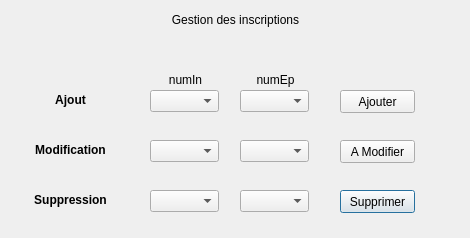
<?xml version="1.0" encoding="UTF-8"?>
<ui version="4.0">
 <class>Dialog</class>
 <widget class="QDialog" name="Dialog">
  <property name="geometry">
   <rect>
    <x>0</x>
    <y>0</y>
    <width>470</width>
    <height>238</height>
   </rect>
  </property>
  <property name="windowTitle">
   <string>Dialog</string>
  </property>
  <widget class="QComboBox" name="numEp_Suppression">
   <property name="geometry">
    <rect>
     <x>240</x>
     <y>190</y>
     <width>69</width>
     <height>22</height>
    </rect>
   </property>
  </widget>
  <widget class="QLabel" name="label_Suppression">
   <property name="geometry">
    <rect>
     <x>10</x>
     <y>190</y>
     <width>121</width>
     <height>20</height>
    </rect>
   </property>
   <property name="font">
    <font>
     <weight>75</weight>
     <bold>true</bold>
    </font>
   </property>
   <property name="text">
    <string>Suppression</string>
   </property>
   <property name="alignment">
    <set>Qt::AlignCenter</set>
   </property>
  </widget>
  <widget class="QLabel" name="label_Ajout">
   <property name="geometry">
    <rect>
     <x>10</x>
     <y>90</y>
     <width>121</width>
     <height>20</height>
    </rect>
   </property>
   <property name="font">
    <font>
     <weight>75</weight>
     <bold>true</bold>
    </font>
   </property>
   <property name="text">
    <string>Ajout</string>
   </property>
   <property name="alignment">
    <set>Qt::AlignCenter</set>
   </property>
  </widget>
  <widget class="QComboBox" name="numEp_Ajout">
   <property name="geometry">
    <rect>
     <x>240</x>
     <y>90</y>
     <width>69</width>
     <height>22</height>
    </rect>
   </property>
  </widget>
  <widget class="QComboBox" name="numIn_Modification">
   <property name="geometry">
    <rect>
     <x>150</x>
     <y>140</y>
     <width>69</width>
     <height>22</height>
    </rect>
   </property>
  </widget>
  <widget class="QComboBox" name="numIn_Suppression">
   <property name="geometry">
    <rect>
     <x>150</x>
     <y>190</y>
     <width>69</width>
     <height>22</height>
    </rect>
   </property>
  </widget>
  <widget class="QComboBox" name="numEp_Modification">
   <property name="geometry">
    <rect>
     <x>240</x>
     <y>140</y>
     <width>69</width>
     <height>22</height>
    </rect>
   </property>
  </widget>
  <widget class="QLabel" name="label_Modification">
   <property name="geometry">
    <rect>
     <x>10</x>
     <y>140</y>
     <width>121</width>
     <height>20</height>
    </rect>
   </property>
   <property name="font">
    <font>
     <weight>75</weight>
     <bold>true</bold>
    </font>
   </property>
   <property name="text">
    <string>Modification</string>
   </property>
   <property name="alignment">
    <set>Qt::AlignCenter</set>
   </property>
  </widget>
  <widget class="QLabel" name="titre">
   <property name="geometry">
    <rect>
     <x>0</x>
     <y>10</y>
     <width>471</width>
     <height>20</height>
    </rect>
   </property>
   <property name="text">
    <string>Gestion des inscriptions</string>
   </property>
   <property name="alignment">
    <set>Qt::AlignCenter</set>
   </property>
  </widget>
  <widget class="QPushButton" name="bouton_Suppression">
   <property name="geometry">
    <rect>
     <x>340</x>
     <y>190</y>
     <width>75</width>
     <height>23</height>
    </rect>
   </property>
   <property name="text">
    <string>Supprimer</string>
   </property>
  </widget>
  <widget class="QPushButton" name="bouton_Modification">
   <property name="geometry">
    <rect>
     <x>340</x>
     <y>140</y>
     <width>75</width>
     <height>23</height>
    </rect>
   </property>
   <property name="text">
    <string>A Modifier</string>
   </property>
  </widget>
  <widget class="QPushButton" name="bouton_Ajout">
   <property name="geometry">
    <rect>
     <x>340</x>
     <y>90</y>
     <width>75</width>
     <height>23</height>
    </rect>
   </property>
   <property name="text">
    <string>Ajouter</string>
   </property>
  </widget>
  <widget class="QComboBox" name="numIn_Ajout">
   <property name="geometry">
    <rect>
     <x>150</x>
     <y>90</y>
     <width>69</width>
     <height>22</height>
    </rect>
   </property>
  </widget>
  <widget class="QLabel" name="titre_NumIn">
   <property name="geometry">
    <rect>
     <x>150</x>
     <y>70</y>
     <width>71</width>
     <height>20</height>
    </rect>
   </property>
   <property name="text">
    <string>numIn</string>
   </property>
   <property name="alignment">
    <set>Qt::AlignCenter</set>
   </property>
  </widget>
  <widget class="QLabel" name="titre_NumEp">
   <property name="geometry">
    <rect>
     <x>240</x>
     <y>70</y>
     <width>71</width>
     <height>20</height>
    </rect>
   </property>
   <property name="text">
    <string>numEp</string>
   </property>
   <property name="alignment">
    <set>Qt::AlignCenter</set>
   </property>
  </widget>
 </widget>
 <resources/>
   <connection>
   <sender>pushButton</sender>
   <signal>clicked()</signal>
   <receiver>fct_part3_1_1</receiver>
   <slot>onClick_Ajout()</slot>
   <hints>
    <hint type="sourcelabel">
     <x>437</x>
     <y>21</y>
    </hint>
    <hint type="destinationlabel">
     <x>91</x>
     <y>1</y>
    </hint>
   </hints>
  </connection>
</ui>
